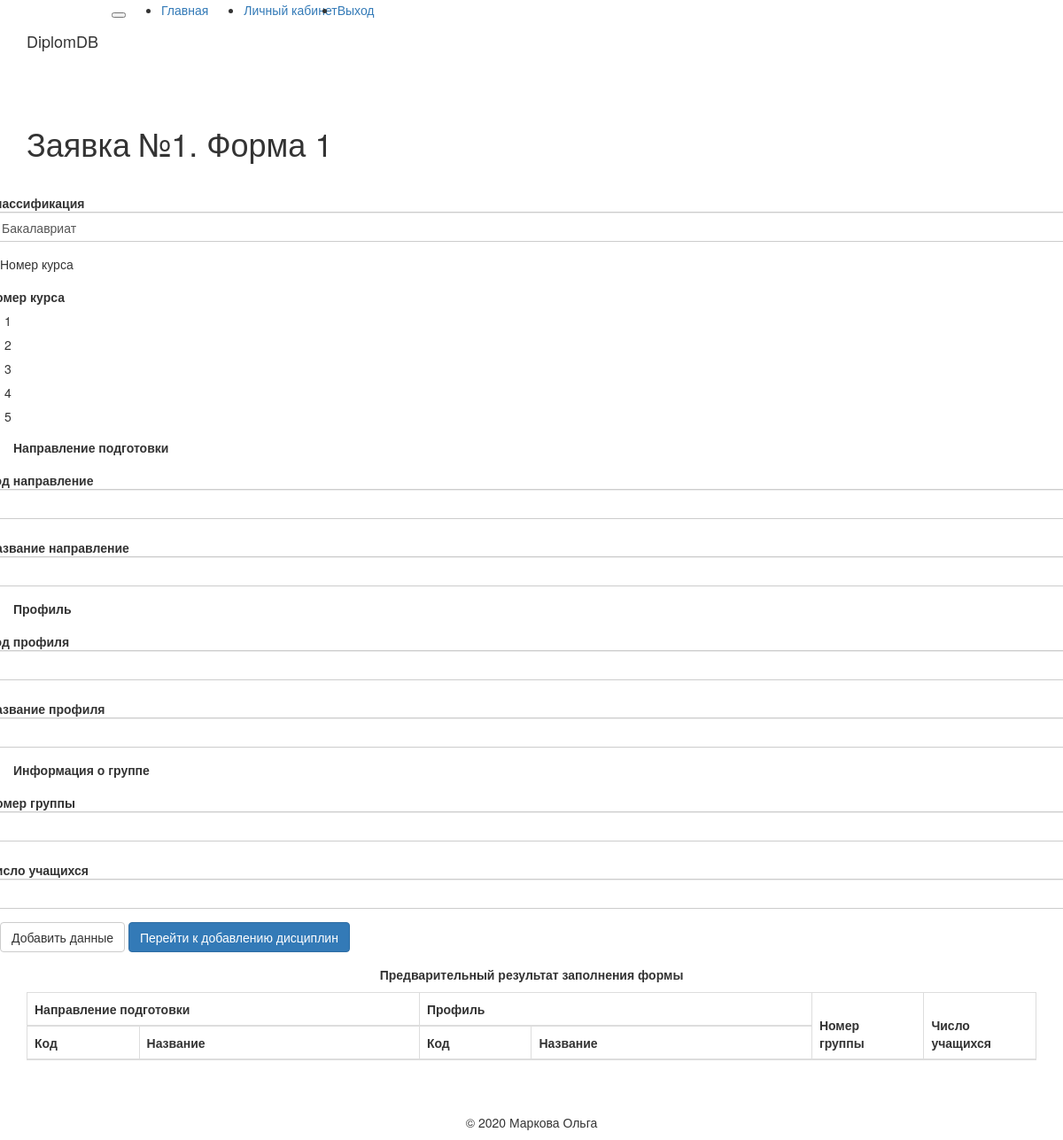
The app's page /form1/HSCfy/1/0/44 (signed in), older data.
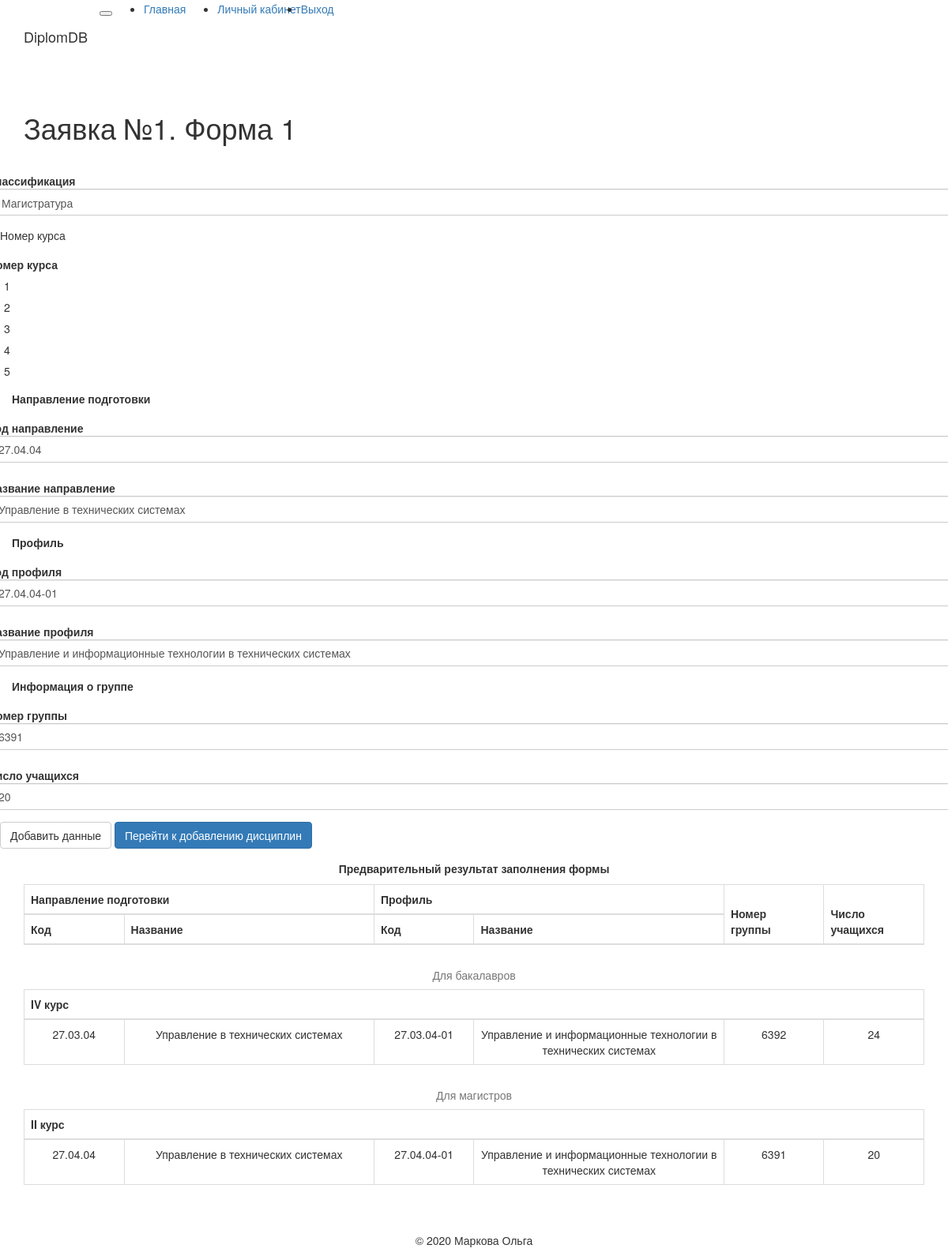
The same page, newer data.
### app/models.py (models this page shows, shortened)
class Form_one(db.Model):
    timestamp = db.Column(db.DateTime, index=True, default=datetime.utcnow)
    NumForm = db.Column(db.Integer, db.ForeignKey('form_all.id'), primary_key=True)
    Group_id = db.Column(db.Integer, primary_key=True)
    Degree_id = db.Column(db.Integer)
    Direction_id = db.Column(db.Integer)
    Direction_name = db.Column(db.String)
    Profile_id = db.Column(db.Integer)
    Profile_name = db.Column(db.String)
    Course = db.Column(db.Integer)
    NumStudents = db.Column(db.Integer)
    groups = db.relationship('Form_two', backref='groups', cascade='all, delete', lazy='dynamic')

### app/routes.py (the view, shortened to what this page needs)
@app.route('/form1/<username>/<numForm>/<g>/<i>', methods=['GET', 'POST'])
@login_required
def form1(username, numForm, g, i):
    user = User.query.filter_by(username=username).first_or_404()
    numForm = int(numForm)
    g = int(g)
    form = F_One()
    def check_the_entered_data(g, i): #проверка корректности введенных данных
         check_group = Form_one.query.filter(Form_one.NumForm == numForm, Form_one.Group_id == form.Group_id.data).count() #проверяем есть ли в базе данная группа
         check_degree = form.Degree_id.data
         check_course = form.Course.data
         if check_group == 1:
             flash('Группа {} уже есть в заявку, пожалуйста, введите другой номер группы'.format(form.Group_id.data))
             g = Form_one.query.filter(Form_one.NumForm == numForm).order_by(Form_one.timestamp.desc()).first().Group_id
             return redirect(url_for('form1', username = current_user.username, numForm = numForm, g = g, i = i))
         elif check_degree == 1 and check_course == 5:
             flash('Неправильно указан номер курса либо классификация')
             return redirect(url_for('form1', username = current_user.username, numForm = numForm, g = g, i = i))
         elif check_degree == 2 and (check_course == 3 or check_course == 4 or check_course == 5):
             flash('Неправильно указан номер курса либо классификация')
             return redirect(url_for('form1', username = current_user.username, numForm = numForm, g = g, i = i))
         else:
             return 1
    def add_form1(numForm, g, i):
        form1 = Form_one(NumForm = numForm,
                        Group_id = form.Group_id.data,
                        Degree_id = form.Degree_id.data,
                        Direction_id = form.Direction_id.data,
                        Direction_name = form.Direction_name.data,
                        Profile_id = form.Profile_id.data,
                        Profile_name = form.Profile_name.data,
                        Course = form.Course.data,
                        NumStudents = form.NumStudents.data)
        db.session.add(form1)
        db.session.commit()
        g = Form_one.query.filter(Form_one.NumForm == numForm).order_by(Form_one.timestamp.desc()).first().Group_id
        return g
    if form.validate_on_submit():
        status = check_the_entered_data(g = g, i = i)
        if status == 1:
            g = add_form1(numForm = numForm, g = g, i = i)
            flash('Данные о группе {} успешно добавлены'.format(g))
            return redirect(url_for('form1', username = current_user.username, numForm = numForm, g = g, i = i))
    elif request.method == 'GET':
        u = Form_one.query.filter(Form_one.NumForm == numForm, ).order_by(Form_one.timestamp.desc()).first()
        if u != None:
            g = u.Group_id
            form.Group_id.data = u.Group_id
            form.Degree_id.data = u.Degree_id
            form.Direction_id.data = u.Direction_id
            form.Direction_name.data = u.Direction_name
            form.Profile_id.data = u.Profile_id
            form.Profile_name.data = u.Profile_name
            form.Course.data = u.Course
            form.NumStudents.data = u.NumStudents
    if g == 0 and (i == '1' or i == '23'):
        items1=0
        items2=0
        items3=0
        items = 0
        b = 0
        m = 0
        c = 0
    elif i == '11' or i == '21' or i == '22' or i == '23' or i == '44':
        items1=Form_one.query.filter(Form_one.NumForm == numForm, Form_one.Degree_id == 1).count()
        items2=Form_one.query.filter(Form_one.NumForm == numForm, Form_one.Degree_id == 2).count()
        items3=Form_one.query.filter(Form_one.NumForm == numForm, Form_one.Degree_id == 3).count()
        items = Form_one
        b = [1,2,3,4]
        m = [1,2]
        c = [1,2,3,4,5]
    return render_template('form1.html',
                            numForm = numForm,
                            items = items, b = b, c = c, m = m,
                            items1 = items1, items2 = items2, items3 = items3,
                            g = g,  i = i, form = form)

### app/forms.py
class F_One(FlaskForm):
    Degree_id = SelectField('Классификация', choices=[(1, 'Бакалавриат'),(2, 'Магистратура'),(3, 'Специалитет')], coerce = int)
    Course = RadioField('Номер курса', choices=[(1, '1'),(2, '2'),(3, '3'),(4, '4'),(5, '5')], coerce=int, validators=[DataRequired()])
    Direction_id = StringField('Код направление', validators=[DataRequired()])
    Direction_name = StringField('Название направление', validators=[DataRequired()])
    Profile_id = StringField('Код профиля',validators=[DataRequired()])
    Profile_name = StringField('Название профиля',validators=[DataRequired()])
    Group_id = IntegerField('Номер группы', validators=[DataRequired()])
    NumStudents = IntegerField('Число учащихся', validators=[DataRequired()])
    AddGroup = SubmitField('Добавить данные')

### app/models.py (called while the page is built)
@login.user_loader
def load_user(id):
    return User.query.get(int(id))

### app/templates/form1.html (shortened to what the changed rows need)
{% extends "base.html" %}
{% import 'bootstrap/wtf.html' as wtf %}
{% block app_content %}
    <h1>Заявка №{{ numForm }}. Форма 1</h1>
    <br>
    <form class="form form-horizontal" method="post" action="" role="form">
      <div class="form-group">
        <div class="row">
          <div class="col-sm">
            {{ wtf.form_field(form.Degree_id) }}
          </div>
        </div>
        <div class="row">
          <div class="col-sm">
            {{ wtf.form_field(form.Direction_id) }}
          </div>
          <div class="col-sm">
            {{ wtf.form_field(form.Direction_name) }}
          </div>
        </div>
        <div class="row">
          <div class="col-sm">
            {{ wtf.form_field(form.Profile_id) }}
          </div>
          <div class="col-sm">
            {{ wtf.form_field(form.Profile_name) }}
          </div>
        </div>
        <div class="row">
          <div class="col-sm">
            {{ wtf.form_field(form.Group_id) }}
          </div>
          <div class="col-sm">
            {{ wtf.form_field(form.NumStudents) }}
          </div>
        </div>
      </div>
    </form>
    {% if items == 0 %}
    <div class="row">
      <div class="col text-center">
        <p>В заявку еще не были добавленны группы</p>
      </div>
    </div>
    {% elif items != 0 %}
    <table class="table table-bordered table-hover text-center">
      <thead class="thead-light">
      <tr>
        <th colspan="2" style="width: 35%">Направление подготовки</th>
        <th colspan="2" style="width: 35%">Профиль</th>
        <th rowspan="2" style="width: 10%">Номер <br> группы</th>
        <th rowspan="2" style="width: 10%">Число <br> учащихся</th>
      </tr>
      <tr>
        <th style="width: 10%">Код</th>
        <th style="width: 25%">Название</th>
        <th style="width: 10%">Код</th>
        <th style="width: 25%">Название</th>
      </tr>
      </thead>
      </table>
      {% if items1 != 0 %}
      <table class="table table-bordered table-hover text-center">
        <caption class="text-center">Для бакалавров</caption>
            {% for u in b %}
                    {% if items.query.filter(items.NumForm == numForm, items.Degree_id == 1, items.Course == u).count() != 0 %}
                    <thead class="thead-light">
                    <tr>
                      <th colspan="6">
                        {% if u == 1 %}
                          I курс
                        {% elif u == 2 %}
                          II курс
                        {% elif u == 3 %}
                          III курс
                        {% elif u == 4 %}
                          IV курс
                        {% endif %}
                      </th>
                    </tr>
                    </thead>
                    {% endif %}
                    {% for item in items.query.filter(items.NumForm == numForm, items.Degree_id == 1, items.Course == u).all() %}
                    <tr>
                      <td style="width: 10%">{{ item.Direction_id }}</td>
                      <td style="width: 25%">{{ item.Direction_name }}</td>
                      <td style="width: 10%">{{ item.Profile_id }}</td>
                      <td style="width: 25%">{{ item.Profile_name }}</td>
                      <td style="width: 10%">{{ item.Group_id }}</td>
                      <td style="width: 10%">{{ item.NumStudents }}</td>
                    </tr>
                {% endfor %}
            {% endfor %}
          </table>
      {% endif %}
      {% if items2 != 0 %}
      <table class="table table-bordered table-hover text-center">
        <caption class="text-center">Для магистров</caption>
        {% for u in m %}
            {% if items.query.filter(items.NumForm == numForm, items.Degree_id == 2, items.Course == u).count() != 0 %}
              <thead class="thead-light">
              <tr>
                <th colspan="6">
                  {% if u == 1 %}
                    I курс
                  {% elif u == 2 %}
                    II курс
                  {% endif %}
                </th>
              </tr>
              </thead>
              {% endif %}
              {% for item in items.query.filter(items.NumForm == numForm, items.Degree_id == 2, items.Course == u).all() %}
              <tr>
                <td style="width: 10%">{{ item.Direction_id }}</td>
                <td style="width: 25%">{{ item.Direction_name }}</td>
                <td style="width: 10%">{{ item.Profile_id }}</td>
                <td style="width: 25%">{{ item.Profile_name }}</td>
                <td style="width: 10%">{{ item.Group_id }}</td>
                <td style="width: 10%">{{ item.NumStudents }}</td>
              </tr>
          {% endfor %}
        {% endfor %}
      </table>
      {% endif %}
    {% endif %}
    <br>
{% endblock %}

Row changes from the older to the newer data that the page shows:
added Form_one: Degree_id "Магистратура", Direction_id "27.04.04", Direction_name "Управление в технических системах", Profile_id "27.04.04-01", Profile_name "Управление и информационные технологии в технических системах", Group_id "6391", NumStudents "20"
added Form_one: Direction_id "27.03.04", Direction_name "Управление в технических системах", Profile_id "27.03.04-01", Profile_name "Управление и информационные технологии в технических системах", Group_id "6392", NumStudents "24"
Text that changed along with them:
form field Degree_id: "Бакалавриат" → (not shown)
text now shown: "Для бакалавров Для магистров"
new list line: "IV курс"
new list line: "II курс"
